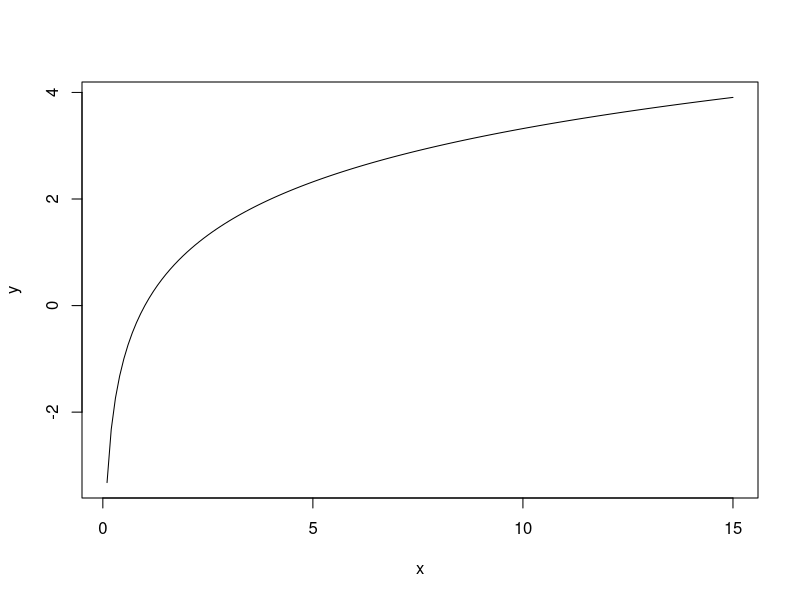
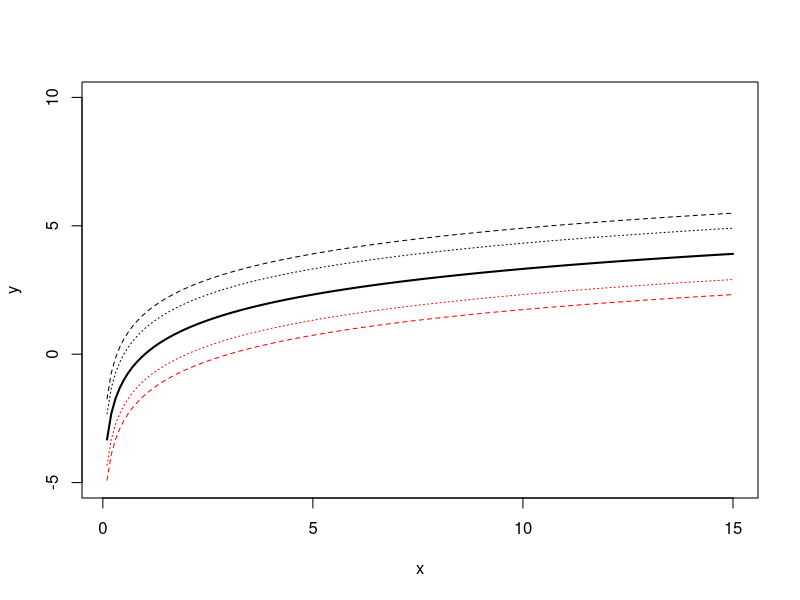
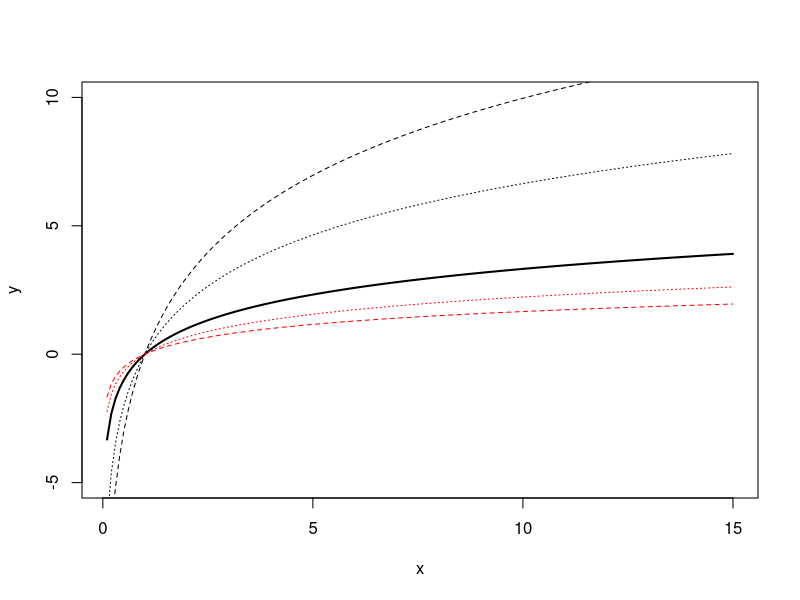
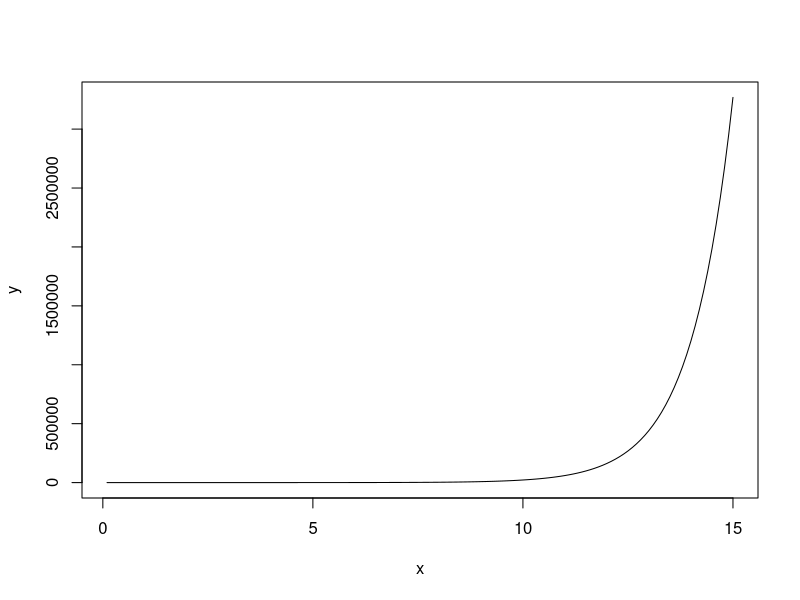

Here is the R script that generated these plots, in order:
## ---- chunk 1
knitr::opts_chunk$set(echo = TRUE)
## ---- chunk 2
x = seq(from = 0.1, to = 15, by = 0.1)
y = log(x, base = 2)
plot(y ~ x, type = "l")
## ---- chunk 3
y_2 = log((1/3)*x, base = 2)
y_3 = log(0.5*x, base = 2)
y2 = log(2*x, base = 2)
y3 = log(3*x, base = 2)
plot(y ~ x, type = "l", ylim = c(-5, 10), lwd = 2)
lines(y2~x, lty = "dotted")
lines(y3~x, lty = "dashed")
lines(y_2~x, lty = "dashed", col = "red")
lines(y_3~x, lty = "dotted", col = "red")
## ---- chunk 4
y_2 = log(x^0.5, base = 2)
y_3 = log(x^0.67, base = 2)
y2 = log(x^2, base = 2)
y3 = log(x^3, base = 2)
plot(y ~ x, type = "l", ylim = c(-5, 10), lwd = 2)
lines(y2~x, lty = "dotted")
lines(y3~x, lty = "dashed")
lines(y_2~x, lty = "dashed", col = "red")
lines(y_3~x, lty = "dotted", col = "red")
## ---- chunk 5
x = seq(from = 0.1, to = 15, by = 0.1)
y = exp(x)
plot(y ~ x, type = "l")
